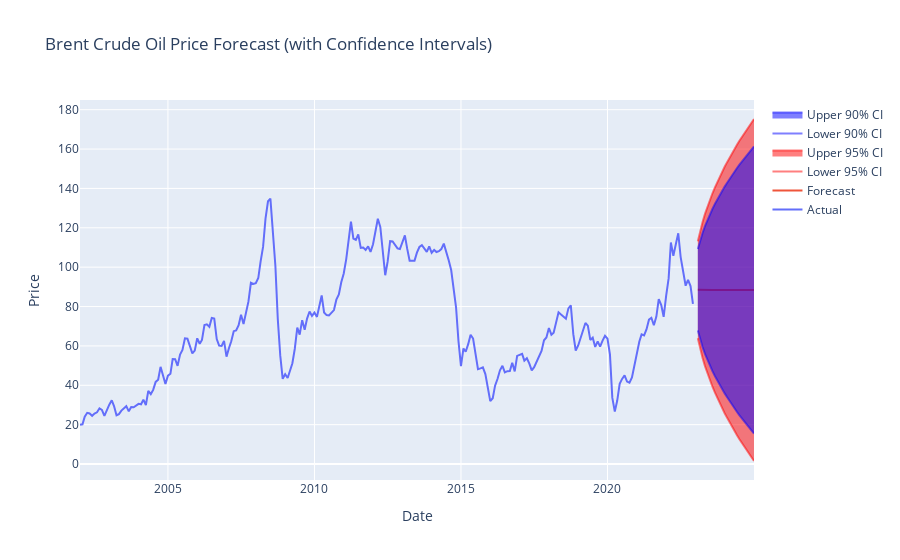

Notebook code cell kept with this figure:
### Code cell
# Forecast with confidence intervals for the next 24 months
future_dates = pd.date_range(start='2023-01-01', periods=24, freq='M')

# Forecast with 95% confidence interval
forecast_obj_95 = model_fit.get_prediction(start=future_dates[0], end=future_dates[-1])
forecast_95 = forecast_obj_95.predicted_mean
conf_int_95 = forecast_obj_95.conf_int(alpha=0.05)

# Forecast with 90% confidence interval
forecast_obj_90 = model_fit.get_prediction(start=future_dates[0], end=future_dates[-1])
forecast_90 = forecast_obj_90.predicted_mean
conf_int_90 = forecast_obj_90.conf_int(alpha=0.10)

# Plot the forecast with confidence intervals
fig = go.Figure()
fig.add_trace(go.Scatter(x=data.index, y=data['Price'], mode='lines', name='Actual'))
fig.add_trace(go.Scatter(x=future_dates, y=forecast_95, mode='lines', name='Forecast'))
fig.add_trace(go.Scatter(x=future_dates, y=conf_int_95.iloc[:, 0], mode='lines', name='Lower 95% CI', line=dict(color='rgba(255,0,0,0.5)')))
fig.add_trace(go.Scatter(x=future_dates, y=conf_int_95.iloc[:, 1], mode='lines', name='Upper 95% CI', line=dict(color='rgba(255,0,0,0.5)'), fill='tonexty'))
fig.add_trace(go.Scatter(x=future_dates, y=conf_int_90.iloc[:, 0], mode='lines', name='Lower 90% CI', line=dict(color='rgba(0,0,255,0.5)')))
fig.add_trace(go.Scatter(x=future_dates, y=conf_int_90.iloc[:, 1], mode='lines', name='Upper 90% CI', line=dict(color='rgba(0,0,255,0.5)'), fill='tonexty'))
fig.update_layout(title='Brent Crude Oil Price Forecast (with Confidence Intervals)', xaxis_title='Date', yaxis_title='Price')
fig.show()




plt.figure(figsize=(14, 7))

# Plot actual data
plt.plot(data.index, data['Price'], label='Actual')

# Plot forecast
plt.plot(future_dates, forecast_95, label='Forecast')

# Plot 95% confidence interval
plt.fill_between(future_dates, conf_int_95.iloc[:, 0], conf_int_95.iloc[:, 1], color='r', alpha=.05, label='95% CI')

# Plot 90% confidence interval
plt.fill_between(future_dates, conf_int_90.iloc[:, 0], conf_int_90.iloc[:, 1], color='b', alpha=.1, label='90% CI')

plt.title('Brent Crude Oil Price Forecast (with Confidence Intervals)')
plt.xlabel('Date')
plt.ylabel('Price')
plt.legend(loc='best')

### Figure 1 — Plotly figure (JSON) as saved in the notebook; plotly's stock layout.template omitted (floating-point values rounded to 4 significant figures; data arrays with more than 128 entries replaced by an {"elided": "..."} marker saying what was removed)
{"data": [{"mode": "lines", "name": "Actual", "type": "scatter", "x": {"elided": "252 str values"}, "y": {"elided": "252 float values"}}, {"mode": "lines", "name": "Forecast", "type": "scatter", "x": ["2023-01-31T00:00:00", "2023-02-28T00:00:00", "2023-03-31T00:00:00", "2023-04-30T00:00:00", "2023-05-31T00:00:00", "2023-06-30T00:00:00", "2023-07-31T00:00:00", "2023-08-31T00:00:00", "2023-09-30T00:00:00", "2023-10-31T00:00:00", "2023-11-30T00:00:00", "2023-12-31T00:00:00", "2024-01-31T00:00:00", "2024-02-29T00:00:00", "2024-03-31T00:00:00", "2024-04-30T00:00:00", "2024-05-31T00:00:00", "2024-06-30T00:00:00", "2024-07-31T00:00:00", "2024-08-31T00:00:00", "2024-09-30T00:00:00", "2024-10-31T00:00:00", "2024-11-30T00:00:00", "2024-12-31T00:00:00"], "y": [88.51, 88.45, 88.42, 88.41, 88.41, 88.41, 88.4, 88.4, 88.4, 88.4, 88.4, 88.4, 88.4, 88.4, 88.4, 88.4, 88.4, 88.4, 88.4, 88.4, 88.4, 88.4, 88.4, 88.4]}, {"line": {"color": "rgba(255,0,0,0.5)"}, "mode": "lines", "name": "Lower 95% CI", "type": "scatter", "x": ["2023-01-31T00:00:00", "2023-02-28T00:00:00", "2023-03-31T00:00:00", "2023-04-30T00:00:00", "2023-05-31T00:00:00", "2023-06-30T00:00:00", "2023-07-31T00:00:00", "2023-08-31T00:00:00", "2023-09-30T00:00:00", "2023-10-31T00:00:00", "2023-11-30T00:00:00", "2023-12-31T00:00:00", "2024-01-31T00:00:00", "2024-02-29T00:00:00", "2024-03-31T00:00:00", "2024-04-30T00:00:00", "2024-05-31T00:00:00", "2024-06-30T00:00:00", "2024-07-31T00:00:00", "2024-08-31T00:00:00", "2024-09-30T00:00:00", "2024-10-31T00:00:00", "2024-11-30T00:00:00", "2024-12-31T00:00:00"], "y": [63.86, 58.49, 53.85, 49.73, 46.01, 42.58, 39.39, 36.4, 33.57, 30.87, 28.3, 25.84, 23.46, 21.18, 18.96, 16.82, 14.74, 12.71, 10.74, 8.814, 6.936, 5.1, 3.304, 1.545]}, {"fill": "tonexty", "line": {"color": "rgba(255,0,0,0.5)"}, "mode": "lines", "name": "Upper 95% CI", "type": "scatter", "x": ["2023-01-31T00:00:00", "2023-02-28T00:00:00", "2023-03-31T00:00:00", "2023-04-30T00:00:00", "2023-05-31T00:00:00", "2023-06-30T00:00:00", "2023-07-31T00:00:00", "2023-08-31T00:00:00", "2023-09-30T00:00:00", "2023-10-31T00:00:00", "2023-11-30T00:00:00", "2023-12-31T00:00:00", "2024-01-31T00:00:00", "2024-02-29T00:00:00", "2024-03-31T00:00:00", "2024-04-30T00:00:00", "2024-05-31T00:00:00", "2024-06-30T00:00:00", "2024-07-31T00:00:00", "2024-08-31T00:00:00", "2024-09-30T00:00:00", "2024-10-31T00:00:00", "2024-11-30T00:00:00", "2024-12-31T00:00:00"], "y": [113.2, 118.4, 123.0, 127.1, 130.8, 134.2, 137.4, 140.4, 143.2, 145.9, 148.5, 151.0, 153.3, 155.6, 157.8, 160.0, 162.1, 164.1, 166.1, 168.0, 169.9, 171.7, 173.5, 175.3]}, {"line": {"color": "rgba(0,0,255,0.5)"}, "mode": "lines", "name": "Lower 90% CI", "type": "scatter", "x": ["2023-01-31T00:00:00", "2023-02-28T00:00:00", "2023-03-31T00:00:00", "2023-04-30T00:00:00", "2023-05-31T00:00:00", "2023-06-30T00:00:00", "2023-07-31T00:00:00", "2023-08-31T00:00:00", "2023-09-30T00:00:00", "2023-10-31T00:00:00", "2023-11-30T00:00:00", "2023-12-31T00:00:00", "2024-01-31T00:00:00", "2024-02-29T00:00:00", "2024-03-31T00:00:00", "2024-04-30T00:00:00", "2024-05-31T00:00:00", "2024-06-30T00:00:00", "2024-07-31T00:00:00", "2024-08-31T00:00:00", "2024-09-30T00:00:00", "2024-10-31T00:00:00", "2024-11-30T00:00:00", "2024-12-31T00:00:00"], "y": [67.83, 63.3, 59.41, 55.95, 52.82, 49.95, 47.27, 44.76, 42.38, 40.12, 37.97, 35.9, 33.9, 31.98, 30.13, 28.33, 26.58, 24.88, 23.22, 21.61, 20.03, 18.49, 16.99, 15.51]}, {"fill": "tonexty", "line": {"color": "rgba(0,0,255,0.5)"}, "mode": "lines", "name": "Upper 90% CI", "type": "scatter", "x": ["2023-01-31T00:00:00", "2023-02-28T00:00:00", "2023-03-31T00:00:00", "2023-04-30T00:00:00", "2023-05-31T00:00:00", "2023-06-30T00:00:00", "2023-07-31T00:00:00", "2023-08-31T00:00:00", "2023-09-30T00:00:00", "2023-10-31T00:00:00", "2023-11-30T00:00:00", "2023-12-31T00:00:00", "2024-01-31T00:00:00", "2024-02-29T00:00:00", "2024-03-31T00:00:00", "2024-04-30T00:00:00", "2024-05-31T00:00:00", "2024-06-30T00:00:00", "2024-07-31T00:00:00", "2024-08-31T00:00:00", "2024-09-30T00:00:00", "2024-10-31T00:00:00", "2024-11-30T00:00:00", "2024-12-31T00:00:00"], "y": [109.2, 113.6, 117.4, 120.9, 124.0, 126.9, 129.5, 132.1, 134.4, 136.7, 138.8, 140.9, 142.9, 144.8, 146.7, 148.5, 150.2, 151.9, 153.6, 155.2, 156.8, 158.3, 159.8, 161.3]}], "layout": {"title": {"text": "Brent Crude Oil Price Forecast (with Confidence Intervals)"}, "xaxis": {"title": {"text": "Date"}}, "yaxis": {"title": {"text": "Price"}}}}
